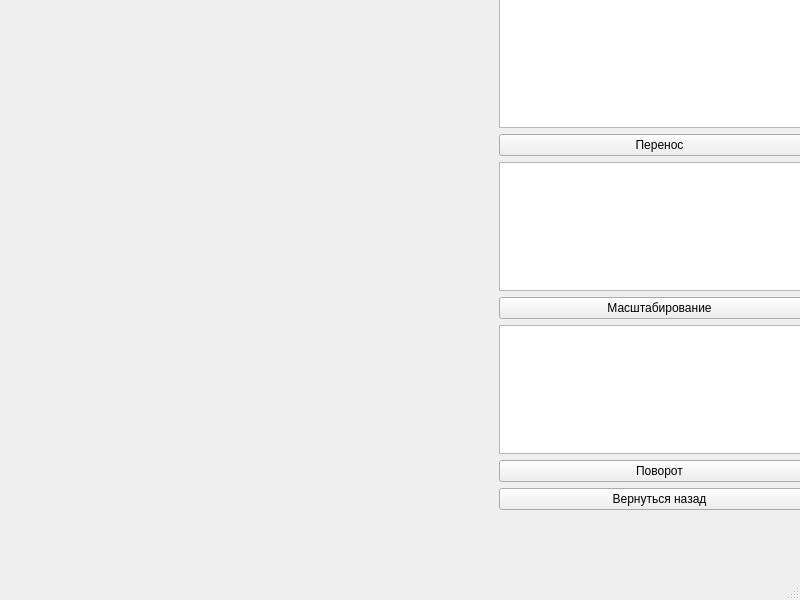
<?xml version="1.0" encoding="UTF-8"?>
<ui version="4.0">
 <class>MainWindow</class>
 <widget class="QMainWindow" name="MainWindow">
  <property name="geometry">
   <rect>
    <x>0</x>
    <y>0</y>
    <width>800</width>
    <height>600</height>
   </rect>
  </property>
  <property name="windowTitle">
   <string>MainWindow</string>
  </property>
  <widget class="QWidget" name="centralwidget">
   <widget class="QWidget" name="verticalLayoutWidget">
    <property name="geometry">
     <rect>
      <x>499</x>
      <y>-1</y>
      <width>321</width>
      <height>511</height>
     </rect>
    </property>
    <layout class="QVBoxLayout" name="verticalLayout">
     <item>
      <widget class="QTableView" name="tableTransposition"/>
     </item>
     <item>
      <widget class="QPushButton" name="transpositionButton">
       <property name="text">
        <string>Перенос</string>
       </property>
      </widget>
     </item>
     <item>
      <widget class="QTableView" name="scalingButton"/>
     </item>
     <item>
      <widget class="QPushButton" name="scalingButton">
       <property name="text">
        <string>Масштабирование</string>
       </property>
      </widget>
     </item>
     <item>
      <widget class="QTableView" name="tableRotate"/>
     </item>
     <item>
      <widget class="QPushButton" name="rotationButtton">
       <property name="text">
        <string>Поворот</string>
       </property>
      </widget>
     </item>
     <item>
      <widget class="QPushButton" name="rewindButton">
       <property name="text">
        <string>Вернуться назад</string>
       </property>
      </widget>
     </item>
    </layout>
   </widget>
  </widget>
  <widget class="QMenuBar" name="menubar">
   <property name="geometry">
    <rect>
     <x>0</x>
     <y>0</y>
     <width>800</width>
     <height>22</height>
    </rect>
   </property>
  </widget>
  <widget class="QStatusBar" name="statusbar"/>
 </widget>
 <resources/>
 <connections/>
</ui>
